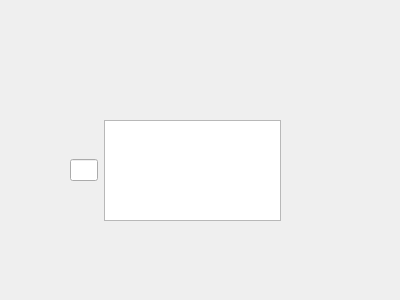
<?xml version="1.0" encoding="UTF-8"?>
<ui version="4.0">
 <class>Dialog</class>
 <widget class="QDialog" name="Dialog">
  <property name="geometry">
   <rect>
    <x>0</x>
    <y>0</y>
    <width>400</width>
    <height>300</height>
   </rect>
  </property>
  <property name="windowTitle">
   <string>Dialog</string>
  </property>
  <widget class="QWidget" name="">
   <property name="geometry">
    <rect>
     <x>70</x>
     <y>120</y>
     <width>211</width>
     <height>101</height>
    </rect>
   </property>
   <layout class="QHBoxLayout" name="horizontalLayout">
    <item>
     <widget class="QLineEdit" name="lineEdit"/>
    </item>
    <item>
     <widget class="QTextEdit" name="textEdit"/>
    </item>
   </layout>
  </widget>
 </widget>
 <resources/>
 <connections/>
</ui>
